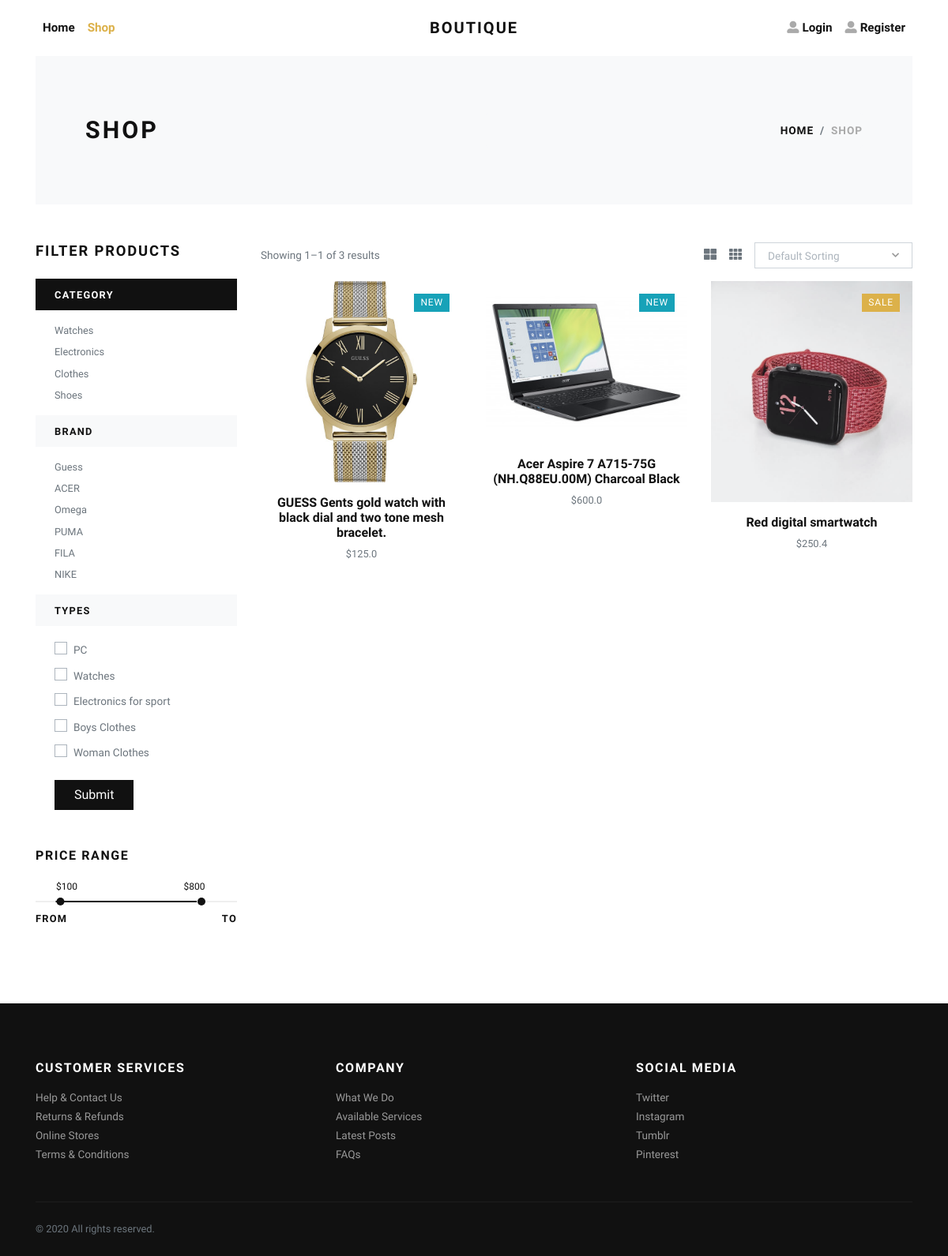
The app's page /shop/ with its own data.
### products/models.py (models this page shows, shortened)
class Category(models.Model):
    name = models.CharField(max_length=299)

class Brand(models.Model):
    name = models.CharField(max_length=299)

class Type(models.Model):
    name = models.CharField(max_length=299)

class Product(models.Model):
    PRODUCT_STATUS = (
        (None, 'NONE'),
        ('danger', 'SOLD'),
        ('primary', 'SALE'),
        ('info', 'NEW'),
    )
    name = models.CharField(max_length=200)
    price = models.FloatField()
    image = models.ImageField(upload_to='products')
    about = models.TextField()
    sku = models.IntegerField(default=0)
    brand = models.ForeignKey(Brand, on_delete=models.CASCADE)
    category = models.ForeignKey(Category, on_delete=models.CASCADE)
    type = models.ManyToManyField(Type)
    status = models.CharField(
        choices=PRODUCT_STATUS,
        default=None, max_length=10,
        null=True, blank=True
    )
    completed = models.BooleanField(default=False)
    @property
    def image_url(self):
        try:
            url = self.image.url
        except Exception as err:
            url = ""
            print(err)
        return url

### products/views.py (the view)
# urls.py: path('shop/', views.Shop.as_view(), name="shop"),
class Shop(ListView, GetFiltering, GetOrder):
    template_name = 'products/shop.html'
    context_object_name = 'products'
    paginate_by = 12
    def get_context_data(self, *, object_list=None, **kwargs):
        context = super(Shop, self).get_context_data()
        context['active'] = 'shop'
        return context
    def get_queryset(self):
        queryset = Product.objects.all()
        if self.request.GET.getlist('type'):
            queryset = Product.objects.filter(
                Q(type__in=self.request.GET.getlist('type'))
            )
        minprice = self.request.GET.get('minprice', False)
        maxprice = self.request.GET.get('maxprice', False)
        sorting = self.request.GET.get('sorting', False)
        queryset = queryset.filter(completed=False)
        if minprice and maxprice:
            queryset = queryset.filter(
                price__range=(minprice[1:], maxprice[1:]))
        if sorting:
            queryset = queryset.order_by(str(sorting))
        else:
            queryset = queryset.order_by('-id')
        return queryset.distinct()

### products/views.py (called while the page is built)
    def get_brand(self):
        return Brand.objects.order_by('-id')

    def get_types(self):
        return Type.objects.order_by('-id')

    def get_category(self):
        return Category.objects.order_by('-id')

### products/templates/products/shop.html (shortened to what this page needs)
{% extends 'base.html' %}
{% load static %}
{% block content %}
<div class="page-holder">
    {% include 'include/navbar.html' %}
    <div class="container">
        <section class="py-5 bg-light">
            <div class="container">
                <div class="row px-4 px-lg-5 py-lg-4 align-items-center">
                    <div class="col-lg-6">
                        <h1 class="h2 text-uppercase mb-0">Shop</h1>
                    </div>
                    <div class="col-lg-6 text-lg-right">
                        <nav aria-label="breadcrumb">
                            <ol class="breadcrumb justify-content-lg-end mb-0 px-0">
                                <li class="breadcrumb-item"><a href="{% url 'products:home' %}">Home</a></li>
                                <li class="breadcrumb-item active" aria-current="page">Shop</li>
                            </ol>
                        </nav>
                    </div>
                </div>
            </div>
        </section>
        <section class="py-5">
            <div class="container p-0">
                <div class="row">
                    {% include 'include/filter_shop.html' %}
                    <div class="col-lg-9 order-1 order-lg-2 mb-5 mb-lg-0">
                        <div class="row mb-3 align-items-center">
                            <div class="col-lg-6 mb-2 mb-lg-0">
                                <p class="text-small text-muted mb-0">Showing
                                    {{ page_obj.number }}–{{ page_obj.paginator.num_pages }} of {{ products.count }}
                                    results</p>
                            </div>
                            <div class="col-lg-6">
                                <ul class="list-inline d-flex align-items-center justify-content-lg-end mb-0">
                                    <li class="list-inline-item text-muted mr-3"><a class="reset-anchor p-0" href="#"
                                            onclick="createCard2()"><i class="fas fa-th-large"></i></a></li>
                                    <li class="list-inline-item text-muted mr-3"><a class="reset-anchor p-0" href="#"
                                            onclick="createCard3()"><i class="fas fa-th"></i></a></li>
                                    <li class="list-inline-item">
                                    </li>
                                </ul>
                            </div>
                        </div>
                        {% if products %}
                        <div class="row">
                            {% for product in products %}
                            <div class="col-lg-4 col-sm-6" id="product">
                                <div class="product text-center">
                                    <div class="mb-3 position-relative">
                                        {% if product.status %}
                                        <div class="badge text-white badge-{{ product.status }}">
                                            {{ product.get_status_display }}
                                        </div>
                                        {% endif %}
                                        <a class="d-block" href=""><img class="img-fluid w-100"
                                                src="{{ product.image_url }}" alt="..."></a>
                                    </div>
                                    <h6><a class="reset-anchor" href="">{{ product.name }}</a></h6>
                                    <p class="small text-muted">${{ product.price }}</p>
                                </div>
                            </div>
                            {% endfor %}
                        </div>
                        {% else %}
                        <h1>No product :(</h1>
                        <a href="{% url 'products:shop' %}">Go Shop Page</a>
                        {% endif %}
                    </div>
                </div>
            </div>
        </section>
    </div>
    {% include 'include/footer.html' %}
</div>
{% endblock %}

### products/templates/include/filter_shop.html (shortened to what this page needs)
<div class="col-lg-3 order-2 order-lg-1">
    <h5 class="text-uppercase mb-4">Filter Products</h5>
    <div class="py-2 px-4 bg-dark text-white mb-3"><strong
            class="small text-uppercase font-weight-bold">Category</strong></div>
    <ul class="list-unstyled small text-muted pl-lg-4 font-weight-normal">
        {% for category in view.get_category %}
        <li name="category" class="mb-2"><a class="reset-anchor"
                href="/filtering/category/{{ category.name }}">{{ category.name }}</a></li>
        {% endfor %}
    </ul>
    <div class="py-2 px-4 bg-light mb-3">
        <strong class="small text-uppercase font-weight-bold">
            Brand
        </strong>
    </div>
    <ul class="list-unstyled small text-muted pl-lg-4 font-weight-normal">
        {% for brand in view.get_brand %}
        <li class="mb-2"><a class="reset-anchor" href="/filtering/brand/{{ brand.name }}">{{ brand.name }}</a></li>
        {% endfor %}
    </ul>
    <div class="py-2 px-4 bg-light mb-3">
        <strong class="small text-uppercase font-weight-bold">
            Types
        </strong>
    </div>
    <ul class="list-unstyled small text-muted pl-lg-4 font-weight-normal mb-5">
        <form action="" method="get">
            {% for type in view.get_types %}
            <div class="custom-control custom-checkbox mb-1">
                <label class="custom-control-label text-small" for="customCheck{{ type.id }}">{{ type.name }}</label>
            </div>
            {% endfor %}
            <button type="submit" class="btn btn-dark mt-3">Submit</button>
        </form>
    </ul>
    <h6 class="text-uppercase mb-4">Price range</h6>
    <div class="price-range pt-4 mb-5">
        <div id="range"></div>
        <div class="row pt-2">
            <div class="col-6"><strong class="small font-weight-bold text-uppercase">From</strong>
            </div>
            <div class="col-6 text-right"><strong class="small font-weight-bold text-uppercase">To</strong></div>
        </div>
    </div>
</div>

### static/css/style.default.css (style rules this page uses)
.text-small { font-size: 0.85rem !important; }
strong { font-weight: 700; }
.product img { -webkit-filter: grayscale(40%); filter: grayscale(40%); transition: all 0.3s; }
.product .badge { position: absolute; top: 1rem; right: 1rem; z-index: 999; }
.text-uppercase { text-transform: uppercase; letter-spacing: 0.1em; }
.reset-anchor { color: inherit; transition: all 0.3s; }
.noUi-target { background: #efefef; border-radius: 0; border: none; box-shadow: none; }
.noUi-horizontal { height: 2px; }
.btn { font-weight: 400; border: 1px solid transparent; font-family: inherit; padding: 0.375rem 1.5rem; font-size: 1rem; line-height: 1.5; border-radius: 0; transition: color 0.15s ease-in-out, background-color 0.15s ease-in-out, border-color 0.15s ease-in-out, box-shadow 0.15s ease-in-out; }
.btn-dark { color: #fff; background-color: #111111; border-color: #111111; }
body { font-family: "Libre Franklin", sans-serif; font-size: 1rem; font-weight: 400; line-height: 1.5; color: #111111; background-color: #fff; }
a { color: #dcb14a; text-decoration: none; }
h1, h2, h3, h4, h5, h6, .h1, .h2, .h3, .h4, .h5, .h6 { margin-bottom: 0.5rem; font-family: inherit; font-weight: 900; line-height: 1.2; color: inherit; }
h1, .h1 { font-size: 2.2rem; }
h2, .h2 { font-size: 1.9rem; }
h5, .h5 { font-size: 1.15rem; }
h6, .h6 { font-size: 1rem; }
small, .small { font-size: 80%; font-weight: 400; }
.bg-light { background-color: #f8f9fa !important; }
.bg-dark { background-color: #111111 !important; }
.badge-primary { color: #212529; background-color: #dcb14a; text-transform: uppercase; letter-spacing: 0.07em; border-radius: 0; font-weight: 400; padding: 0.35rem 0.5rem; }
.badge-info { color: #fff; background-color: #17a2b8; text-transform: uppercase; letter-spacing: 0.07em; border-radius: 0; font-weight: 400; padding: 0.35rem 0.5rem; }
.custom-checkbox .custom-control-label::before { border-radius: 0; }
.custom-control-label { font-weight: 400; line-height: 2.1em; cursor: pointer; }
.breadcrumb { background: #f8f9fa; }
.breadcrumb-item { font-size: 0.85rem; text-transform: uppercase; letter-spacing: 0.07em; font-weight: 900; color: #111111; }
.breadcrumb-item a { color: inherit; transition: all 0.3s; }
.breadcrumb-item.active { color: #aaa; }

### records on screen
Category: name "Watches"
Category: name "Electronics"
Category: name "Clothes"
Category: name "Shoes"
Brand: name "Guess"
Brand: name "ACER"
Brand: name "Omega"
Brand: name "PUMA"
Brand: name "FILA"
Brand: name "NIKE"
Type: name "PC"
Type: name "Watches"
Type: name "Electronics for sport"
Type: name "Boys Clothes"
Type: name "Woman Clothes"
Product: status "NEW", image_url (picture), name "GUESS Gents gold watch with black dial and two tone mesh bracelet.", price "125.0"
Product: status "NEW", image_url (picture), name "Acer Aspire 7 A715-75G (NH.Q88EU.00M) Charcoal Black", price "600.0"
Product: status "SALE", image_url (picture), name "Red digital smartwatch", price "250.4"

### other values on screen
{{ page_obj.number }} "1"
{{ page_obj.paginator.num_pages }} "1"
{{ products.count }} "3"
